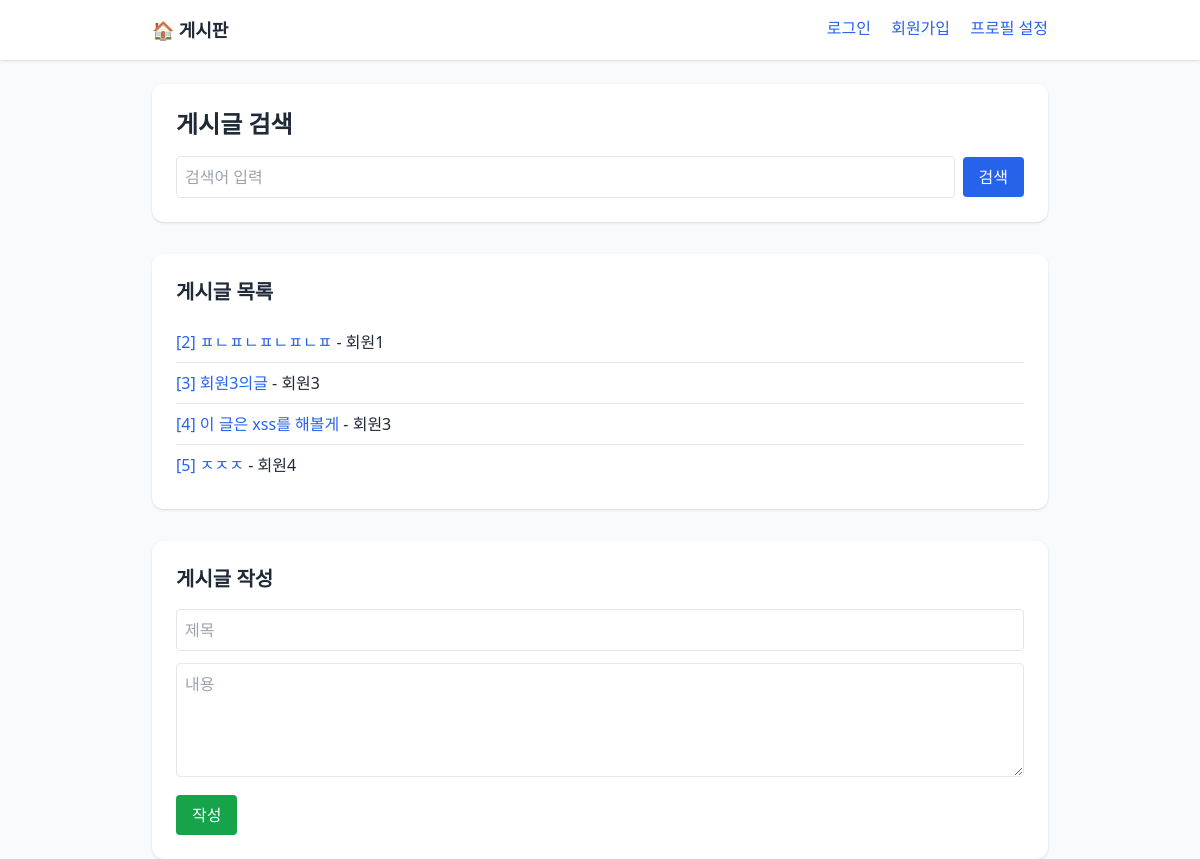
The app's page /, older data.
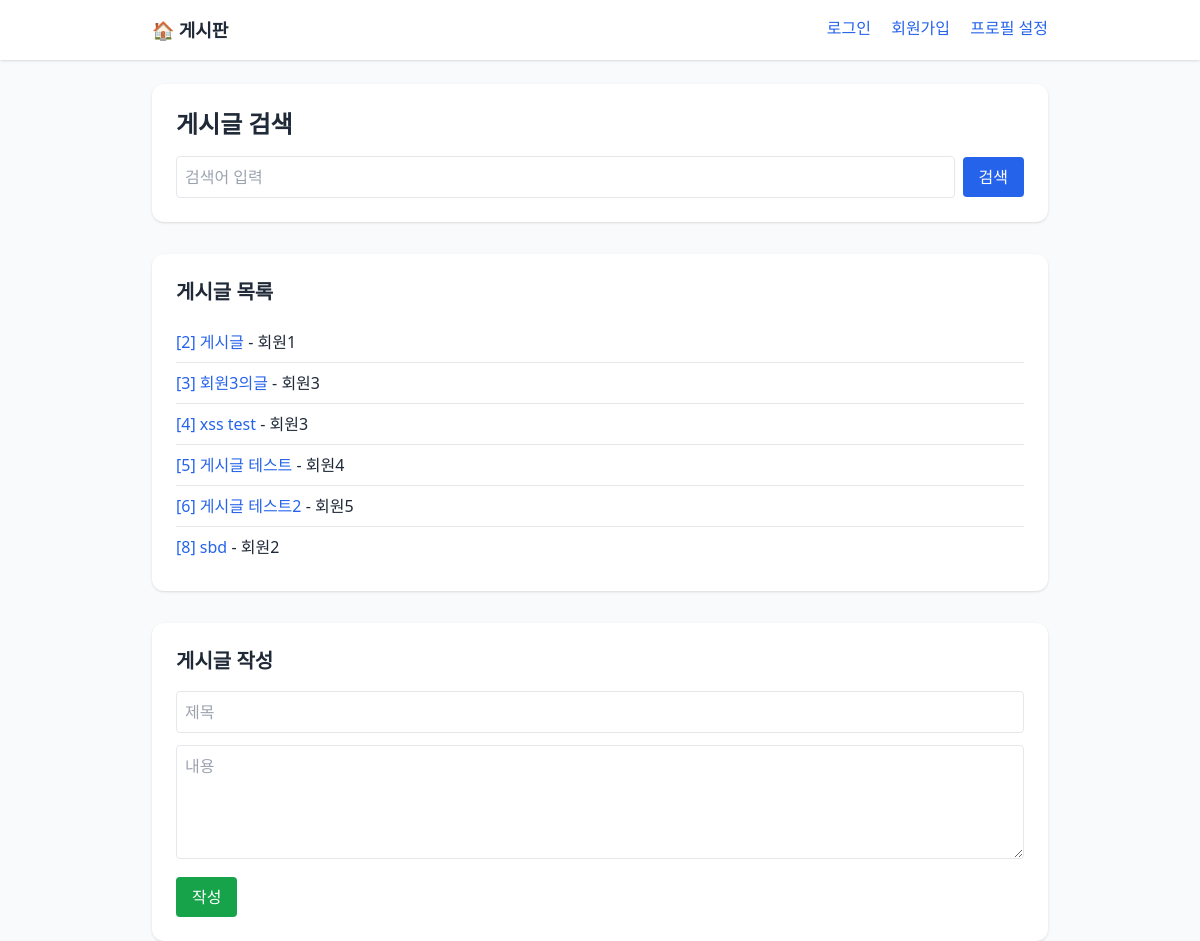
The same page, newer data.
### models.py (models this page shows)
class Article(Base):
    __tablename__ = "articles"
    id = Column(Integer, primary_key=True, index=True)
    user_id = Column(Integer, ForeignKey("users.id"), nullable=False)
    title = Column(String(100), nullable=False)
    content = Column(Text, nullable=False)
    created_at = Column(DateTime, default=datetime.utcnow)
    updated_at = Column(DateTime, default=datetime.utcnow)
    author = relationship("User", back_populates="articles")

class User(Base):
    __tablename__ = "users"
    id = Column(Integer, primary_key=True, index=True)
    username = Column(String(50), unique=True, nullable=False)
    password = Column(String(256), nullable=False)
    email = Column(String(100))
    is_admin = Column(Boolean, default=False, nullable=False)
    birth_year = Column(Integer)
    profile_url = Column(Text)
    created_at = Column(DateTime, default=datetime.utcnow)
    articles = relationship("Article", back_populates="author")

### main.py (the view)
@app.get("/", response_class=HTMLResponse)
async def index(request: Request):
    db: Session = SessionLocal()
    posts = db.query(Article).all()
    return templates.TemplateResponse("index.html", {"request": request, "posts": posts})

### templates/index.html (shortened to what this page needs)
<!DOCTYPE html>
<html lang="en">
<head>
  <script src="https://cdn.tailwindcss.com"></script>
</head>
<body class="bg-gray-50 text-gray-800">
  <nav class="bg-white shadow p-4 mb-6">
    <div class="max-w-4xl mx-auto flex justify-between">
      <a href="/" class="font-bold text-lg">🏠 게시판</a>
      <div class="space-x-4">
        <a href="/login" class="text-blue-600 hover:underline">로그인</a>
        <a href="/signup" class="text-blue-600 hover:underline">회원가입</a>
        <a href="/profile" class="text-blue-600 hover:underline">프로필 설정</a>
      </div>
    </div>
  </nav>
  <main class="max-w-4xl mx-auto space-y-8">
    <section class="bg-white p-6 rounded-xl shadow">
      <h1 class="text-2xl font-semibold mb-4">게시글 검색</h1>
      <form action="/search" method="GET" class="flex items-center space-x-2">
        <input type="text" name="search" placeholder="검색어 입력" class="flex-1 p-2 border rounded" />
        <button type="submit" class="bg-blue-600 text-white px-4 py-2 rounded">검색</button>
      </form>
    </section>
  <section class="bg-white p-6 rounded-xl shadow">
    <h2 class="text-xl font-semibold mb-4">게시글 목록</h2>
    <ul class="divide-y">
      {% for post in posts %}
      <li class="py-2">
        <a href="/posts/{{ post.id }}" class="text-blue-600 hover:underline">[{{ post.id }}] {{ post.title }}</a>
        - {{ post.author.username if post.author else "익명" }}
      </li>
      {% endfor %}
    </ul>
  </section>
    <section class="bg-white p-6 rounded-xl shadow">
      <h2 class="text-xl font-semibold mb-4">게시글 작성</h2>
      <form action="/create" method="POST" class="space-y-3">
        <input type="text" name="title" placeholder="제목" class="w-full p-2 border rounded" required />
        <textarea name="content" placeholder="내용" rows="4" class="w-full p-2 border rounded" required></textarea>
        <button type="submit" class="bg-green-600 text-white px-4 py-2 rounded">작성</button>
      </form>
    </section>
  </main>
</body>
</html>

Row changes from the older to the newer data that the page shows:
changed Article "회원1": title "ㅍㄴㅍㄴㅍㄴㅍㄴㅍ" → "게시글"
changed Article id 4: title "이 글은 xss를 해볼게" → "xss test"
changed Article "회원4": title "ㅈㅈㅈ" → "게시글 테스트"
added Article: id "6", title "게시글 테스트2", author "회원5"
added Article: id "8", title "sbd", author "회원2"
